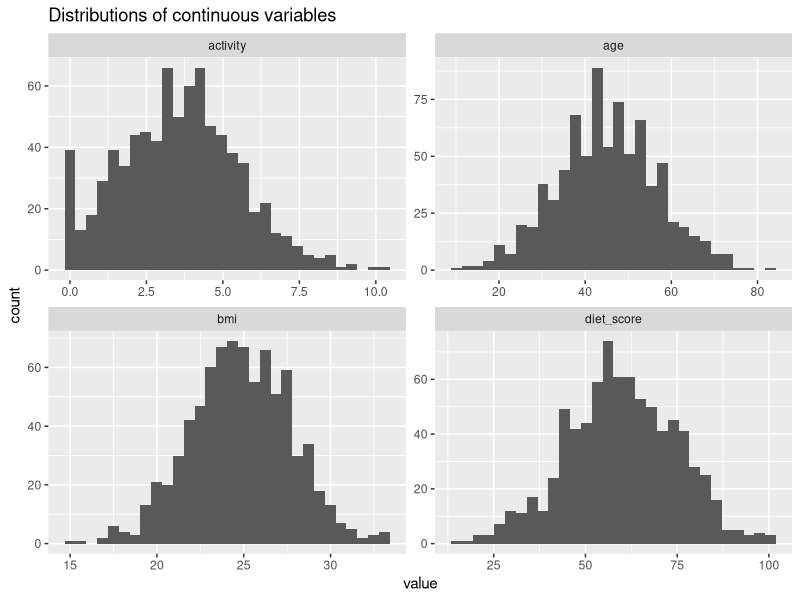
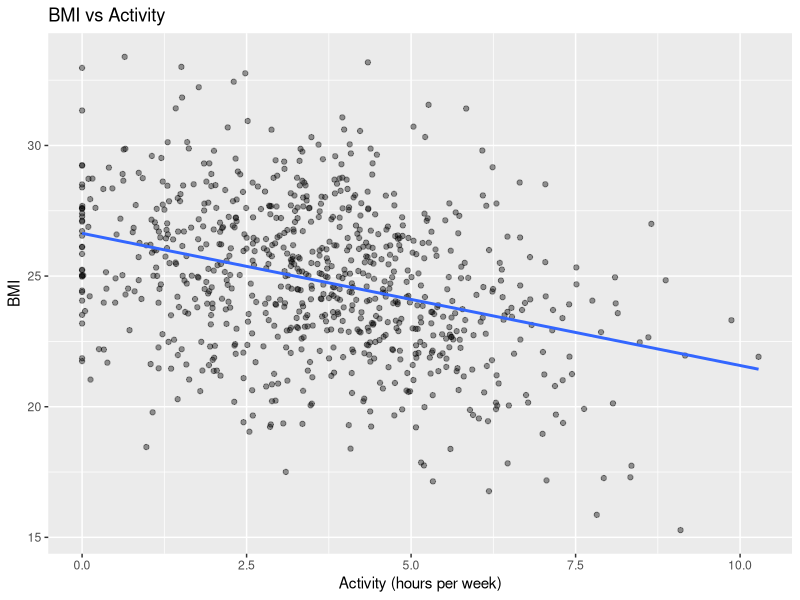
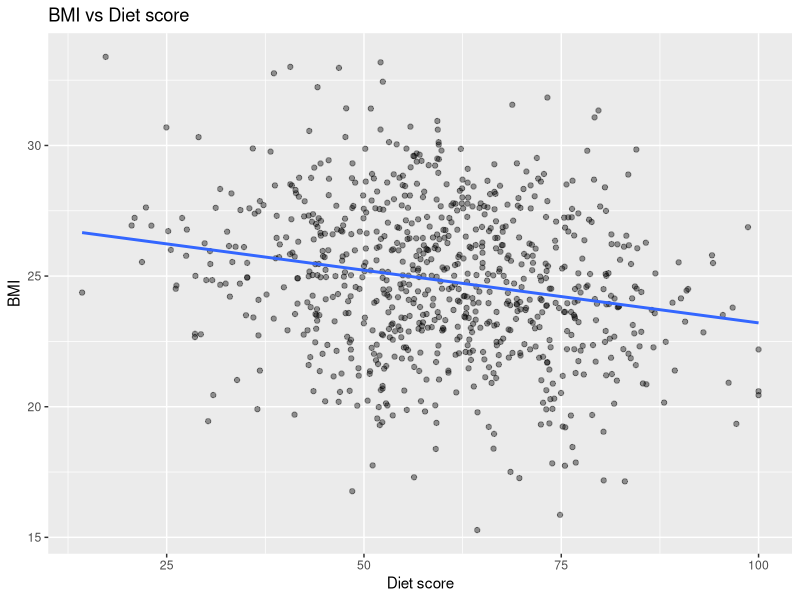
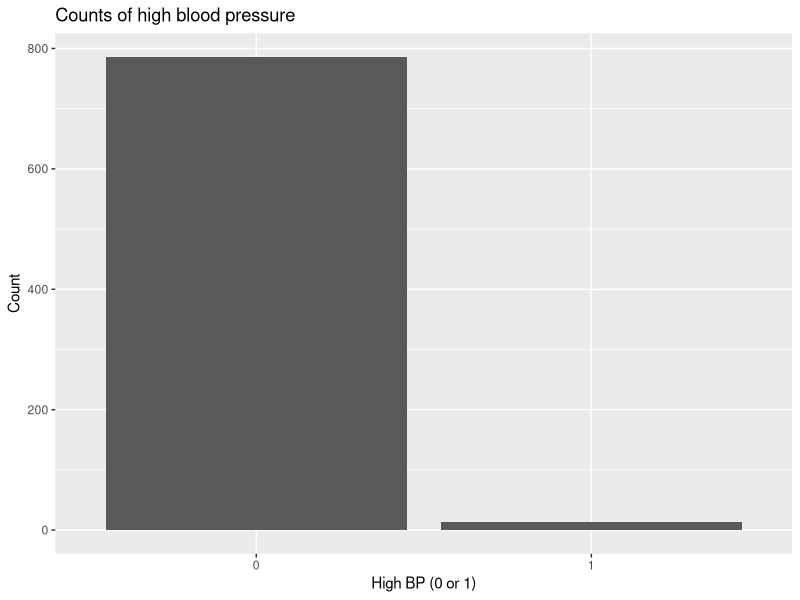
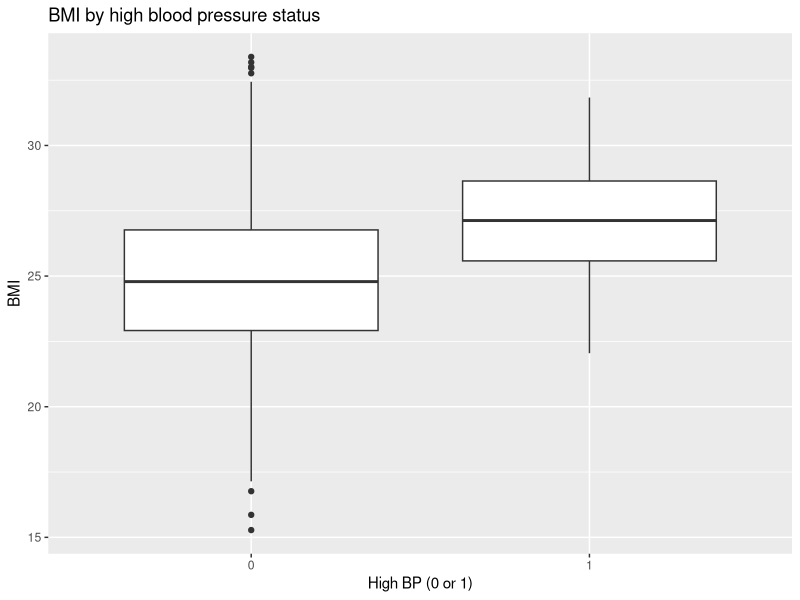
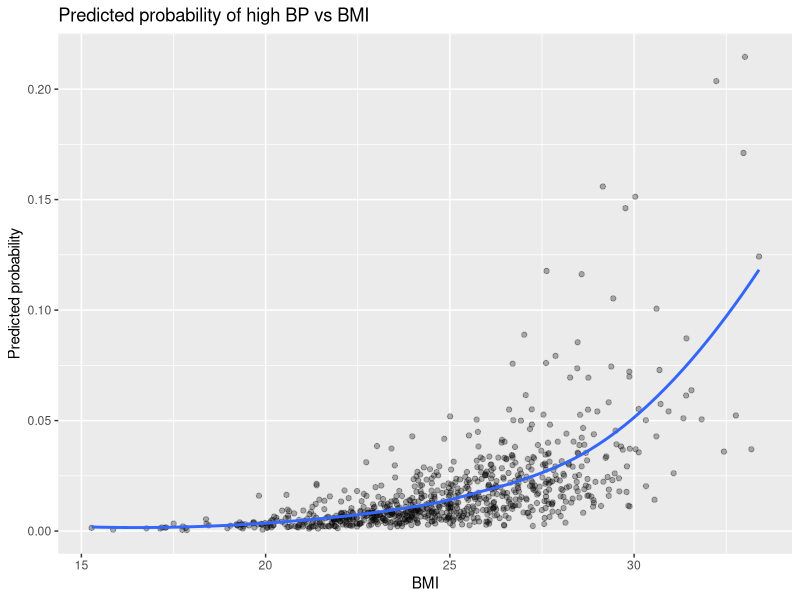

These charts were generated, in order, by the following R code:
## ---- chunk 1
library(tidyverse)

set.seed(123)

n <- 800

synthetic <- tibble(
  age = round(rnorm(n, mean = 45, sd = 12)),
  activity = pmax(0, rnorm(n, mean = 3.5, sd = 2)),
  diet_score = pmin(100, pmax(0, rnorm(n, mean = 60, sd = 15)))
) |>
  mutate(
    bmi = 27 +
      0.08 * (age - 45) +
      -0.6 * activity +
      -0.04 * (diet_score - 60) +
      rnorm(n, mean = 0, sd = 2.5)
  ) |>
  mutate(
    lp = -6 +
      0.05 * age +
      0.10 * (bmi - 27) +
      -0.12 * activity +
      -0.01 * (diet_score - 60),
    prob_high_bp = plogis(lp),
    high_bp = rbinom(n, size = 1, prob = prob_high_bp)
  ) |>
  select(-lp)

glimpse(synthetic)
summary(synthetic)

## Step 2: Exploratory analysis- Distribution

synthetic |>
  select(age, activity, diet_score, bmi) |>
  pivot_longer(everything()) |>
  ggplot(aes(x = value)) +
  geom_histogram(bins = 30) +
  facet_wrap(~name, scales = "free") +
  labs(title = "Distributions of continuous variables")

ggplot(synthetic, aes(x = activity, y = bmi)) +
  geom_point(alpha = 0.4) +
  geom_smooth(method = "lm", se = FALSE) +
  labs(title = "BMI vs Activity", x = "Activity (hours per week)", y = "BMI")

## BMI relationship

ggplot(synthetic, aes(x = diet_score, y = bmi)) +
  geom_point(alpha = 0.4) +
  geom_smooth(method = "lm", se = FALSE) +
  labs(title = "BMI vs Diet score", x = "Diet score", y = "BMI")

synthetic |>
  count(high_bp) |>
  mutate(percent = n / sum(n))

## High blood pressure summary

ggplot(synthetic, aes(x = factor(high_bp))) +
  geom_bar() +
  labs(title = "Counts of high blood pressure", x = "High BP (0 or 1)", y = "Count")

## Compare BMI by blood pressure status

ggplot(synthetic, aes(x = factor(high_bp), y = bmi)) +
  geom_boxplot() +
  labs(title = "BMI by high blood pressure status", x = "High BP (0 or 1)", y = "BMI")

## Model 1: Linear regression for BMI
m_bmi <- lm(bmi ~ age + activity + diet_score, data = synthetic)
summary(m_bmi)

## Model 2: Logistic regresstion for high blood pressure
m_bp <- glm(high_bp ~ age + bmi + activity + diet_score,
            data = synthetic,
            family = binomial())

summary(m_bp)

## Predicted probabilities
synthetic |>
  mutate(pred_prob = predict(m_bp, type = "response")) |>
  ggplot(aes(x = bmi, y = pred_prob)) +
  geom_point(alpha = 0.3) +
  geom_smooth(se = FALSE) +
  labs(title = "Predicted probability of high BP vs BMI",
       x = "BMI", y = "Predicted probability")

